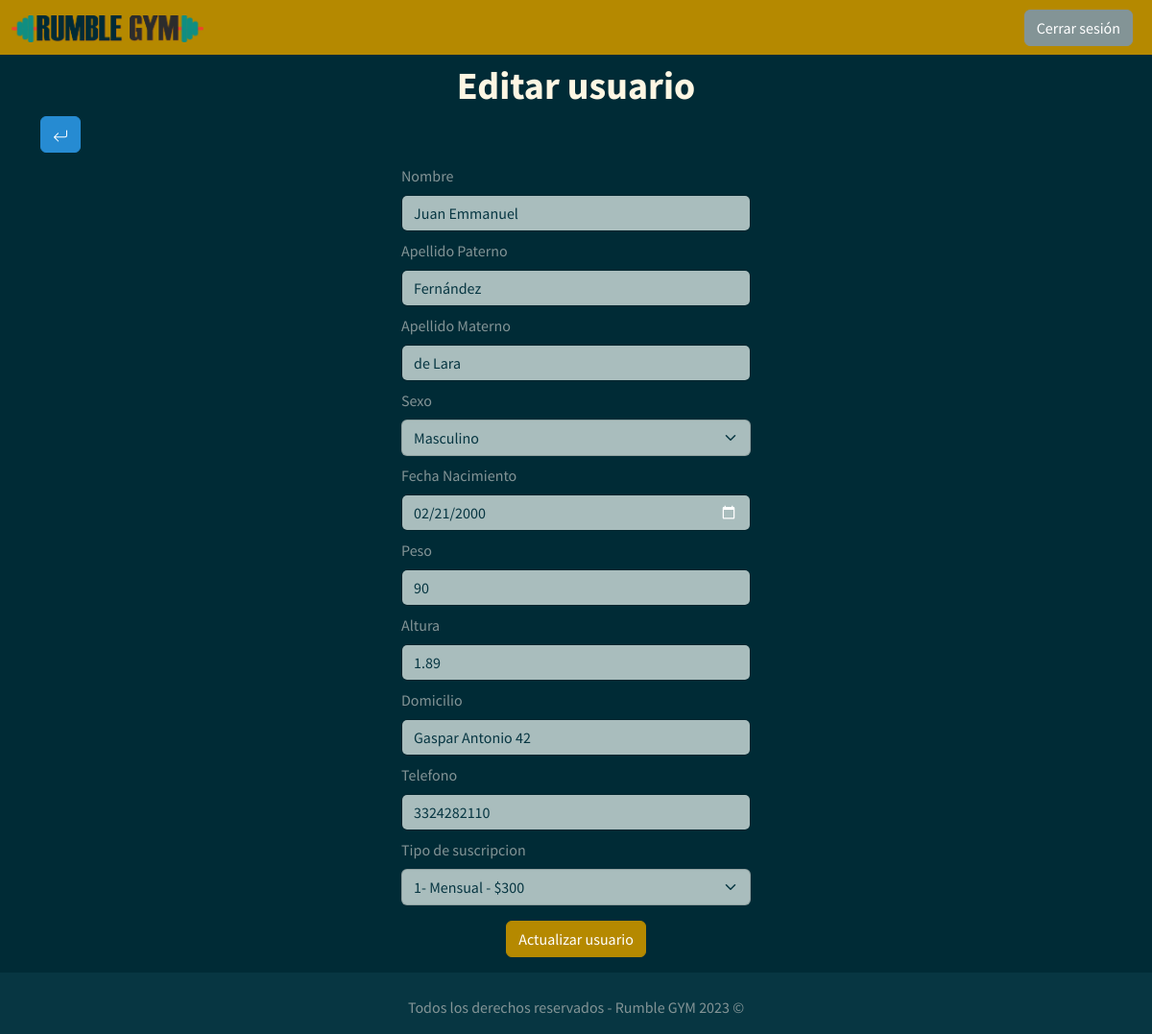
/index.php?c=usuario&a=editar&id=12345 (signed in), run on the app's committed database.
### tables this page shows
CREATE TABLE `usuarios` (
  `id_usuario` int(11) NOT NULL,
  `nombre` varchar(45) NOT NULL,
  `apellido_p` varchar(45) NOT NULL,
  `apellido_m` varchar(45) NOT NULL,
  `sexo` varchar(1) NOT NULL,
  `fecha_nac` date NOT NULL,
  `peso` float NOT NULL,
  `altura` float NOT NULL,
  `imc` float NOT NULL,
  `domicilio` varchar(150) NOT NULL,
  `telefono` varchar(10) NOT NULL,
  `estado` tinyint(4) NOT NULL,
  `tipo_suscripcion` int(11) NOT NULL,
  `fecha_inicio` date NOT NULL,
  `fecha_fin` date NOT NULL
);

### controllers/Usuario.php (called while the page is built, shortened)
<?php
class UsuarioController{
  private $usuarioModel;
  public function __construct(){
    require_once('models/M_usuario.php');
    $this->usuarioModel = new UsuarioModel();
  }
  public function editar(){
    $id_usuario = $_GET['id'];
    $usuario = $this->usuarioModel->getUsuario($id_usuario);
    require_once('views/usuario/V_editarUsuario.php');
  }
}
?>

### config/db/db.php (called while the page is built)
<?php
class Conectar{
  public static function conexion(){
    $host = "localhost";
    $user = "root";
    $pass = "root";
    $db = "rumble_gym";
    $conexion = new mysqli($host, $user, $pass, $db);
    $conexion->query("SET NAMES 'utf8'");
    return $conexion;
  }
}
?>

### models/M_usuario.php (called while the page is built, shortened)
<?php
class UsuarioModel{
  private $db;
  public function __construct(){
    $this->db = Conectar::conexion();
  }
  public function getUsuario($id){
    $query = $this->db->query("SELECT * FROM usuarios WHERE id_usuario = '$id'");
    $row = $query->fetch_assoc();
    return $row;
  }
}
?>

### views/usuario/V_editarUsuario.php (the view, shortened to what this page needs)
<?php
require_once 'includes/header.php';
require_once 'includes/navLogueado.php';
?>
<main>
  <div class="container">
    <h1 class="text-light text-center mt-2"><strong>Editar usuario</strong></h1>
    <div class="d-flex justify-content-between">
      <a href="index.php?c=usuario" class="btn btn-info mb-1">
      </a>
    </div>
    <div class="container d-flex justify-content-center">
      <form class="col-4" action="index.php?c=usuario&a=actualizar" method="POST">
        <fieldset>
          <div class="form-group">
            <label for="nombre" class="form-label mt-2">Nombre</label>
            <input type="text" class="form-control" id="nombre" name="nombre" placeholder="Ej. Juan" autocomplete="off" value="<?php echo $usuario['nombre'];?>">
          </div>
          <div class="form-group">
            <label for="apellido_p" class="form-label mt-2">Apellido Paterno</label>
            <input type="text" class="form-control" id="apellido_p" name="apellido_p" placeholder="Ej. Salazar" autocomplete="off" value="<?php echo $usuario['apellido_p'];?>">
          </div>
          <div class="form-group">
            <label for="apellido_m" class="form-label mt-2">Apellido Materno</label>
            <input type="text" class="form-control" id="apellido_m" name="apellido_m" placeholder="Ej. Corona" autocomplete="off" value="<?php echo $usuario['apellido_m'];?>">
          </div>
          <div class="form-group">
            <label for="sexo" class="form-label mt-2">Sexo</label>
            <select class="form-select" id="sexo" name="sexo">
              <option <?php if($usuario['sexo'] == 'M') echo 'selected';?> >Masculino</option>
            </select>
          </div>
          <div class="form-group">
            <label for="fecha_nac" class="form-label mt-2">Fecha Nacimiento</label>
            <input type="date" class="form-control" id="fecha_nac" name="fecha_nac" min="1950-01-01" max="<?php $actual = date('Y-m-d'); $nueva = strtotime ('-12 year' , strtotime($actual)); echo date ('Y-m-d', $nueva);?>" value="<?php echo $usuario['fecha_nac'];?>">
          </div>
          <div class="form-group">
            <label for="peso" class="form-label mt-2">Peso</label>
            <input type="number" min="30" max="200" class="form-control" id="peso" name="peso" placeholder="Ej. 55" autocomplete="off" value="<?php echo $usuario['peso'];?>">
          </div>
          <div class="form-group">
            <label for="altura" class="form-label mt-2">Altura</label>
            <input type="number" min="1.00" max="2.30" step="0.01" class="form-control" id="altura" name="altura" placeholder="Ej. 1.60" autocomplete="off" value="<?php echo $usuario['altura'];?>">
          </div>
          <div class="form-group">
            <label for="domicilio" class="form-label mt-2">Domicilio</label>
            <input type="text" class="form-control" id="domicilio" name="domicilio" placeholder="Ej. Av. Revolución 1500" autocomplete="off" value="<?php echo $usuario['domicilio'];?>">
          </div>
          <div class="form-group">
            <label for="telefono" class="form-label mt-2">Telefono</label>
            <input type="number" min="0" class="form-control" id="telefono" name="telefono" placeholder="Ej. 3310940910" autocomplete="off" value="<?php echo $usuario['telefono'];?>">
          </div>
          <div class="form-group">
            <label for="tipo_suscripcion" class="form-label mt-2">Tipo de suscripcion</label>
            <select class="form-select" id="tipo_suscripcion" name="tipo_suscripcion">
              <option <?php if($usuario['tipo_suscripcion'] == '1') echo 'selected';?> >1- Mensual - $300</option>
            </select>
          </div>
          <div class="d-flex justify-content-center mt-2 mb-3">
            <button type="submit" class="btn btn-primary mt-2">Actualizar usuario</button>
          </div>
        </fieldset>
      </form>
    </div>
  </div>
</main>
<?php require_once 'includes/footer.php' ?>

### src/css/styles.css (style rules this page uses)
html { box-sizing: border-box; }
*, *:before, *:after { box-sizing: inherit; }
body { position: relative; padding-bottom: 4em; min-height: 100vh; }
a { text-decoration: none; }

### data on the page
usuarios: nombre "Juan Emmanuel", apellido_p "Fernández", apellido_m "de Lara", sexo "Masculino", fecha_nac "02/21/2000", peso "90", altura "1.89", domicilio "Gaspar Antonio 42", telefono "3324282110", tipo_suscripcion "1- Mensual - $300"
